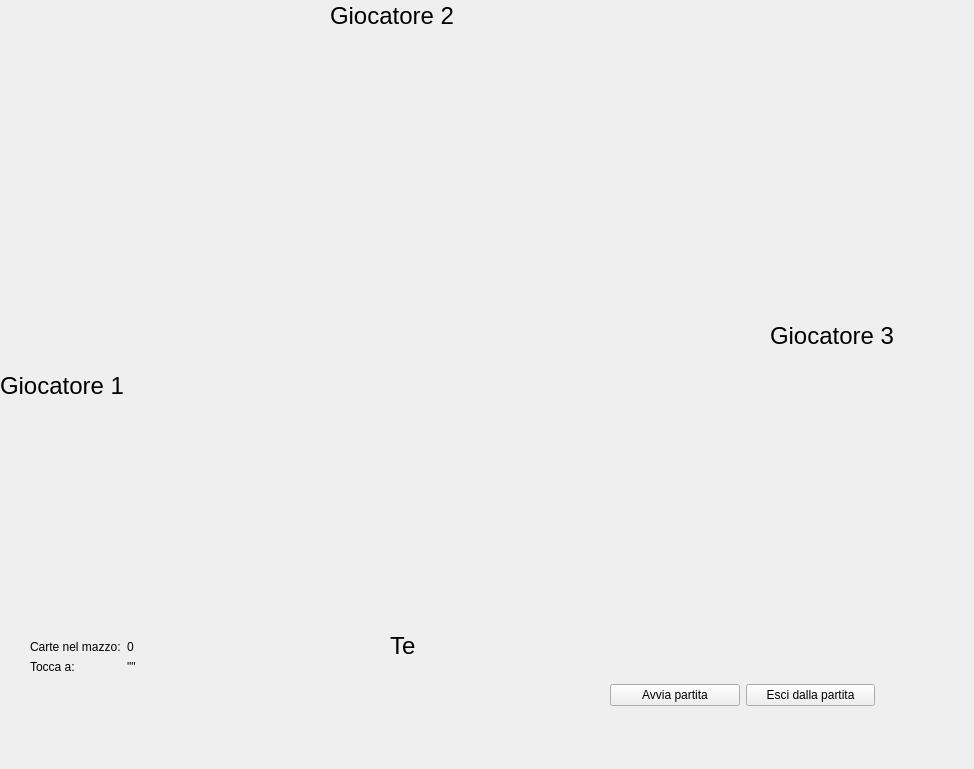
<?xml version="1.0" encoding="UTF-8"?>
<ui version="4.0">
 <class>GameWindow</class>
 <widget class="QMainWindow" name="GameWindow">
  <property name="geometry">
   <rect>
    <x>0</x>
    <y>0</y>
    <width>974</width>
    <height>769</height>
   </rect>
  </property>
  <property name="windowTitle">
   <string>Partita</string>
  </property>
  <property name="styleSheet">
   <string notr="true"/>
  </property>
  <widget class="QWidget" name="centralwidget">
   <widget class="QWidget" name="horizontalLayoutWidget">
    <property name="geometry">
     <rect>
      <x>610</x>
      <y>680</y>
      <width>265</width>
      <height>31</height>
     </rect>
    </property>
    <layout class="QHBoxLayout" name="horizontalLayout">
     <item>
      <widget class="QPushButton" name="pushButton">
       <property name="text">
        <string>Avvia partita</string>
       </property>
      </widget>
     </item>
     <item>
      <widget class="QPushButton" name="pushButton_2">
       <property name="text">
        <string>Esci dalla partita</string>
       </property>
      </widget>
     </item>
    </layout>
   </widget>
   <widget class="QWidget" name="horizontalLayoutWidget_2">
    <property name="geometry">
     <rect>
      <x>30</x>
      <y>30</y>
      <width>801</width>
      <height>601</height>
     </rect>
    </property>
    <layout class="QHBoxLayout" name="horizontalLayout_2"/>
   </widget>
   <widget class="QWidget" name="formLayoutWidget">
    <property name="geometry">
     <rect>
      <x>30</x>
      <y>640</y>
      <width>251</width>
      <height>101</height>
     </rect>
    </property>
    <layout class="QFormLayout" name="formLayout">
     <item row="0" column="0">
      <widget class="QLabel" name="label">
       <property name="text">
        <string>Carte nel mazzo:</string>
       </property>
      </widget>
     </item>
     <item row="0" column="1">
      <widget class="QLabel" name="lbldn">
       <property name="text">
        <string>0</string>
       </property>
      </widget>
     </item>
     <item row="1" column="0">
      <widget class="QLabel" name="label_2">
       <property name="text">
        <string>Tocca a:</string>
       </property>
      </widget>
     </item>
     <item row="1" column="1">
      <widget class="QLabel" name="lblturno">
       <property name="text">
        <string>&quot;&quot;</string>
       </property>
      </widget>
     </item>
    </layout>
   </widget>
   <widget class="QLabel" name="lblp">
    <property name="geometry">
     <rect>
      <x>390</x>
      <y>630</y>
      <width>251</width>
      <height>31</height>
     </rect>
    </property>
    <property name="font">
     <font>
      <pointsize>18</pointsize>
     </font>
    </property>
    <property name="text">
     <string>Te</string>
    </property>
   </widget>
   <widget class="QLabel" name="lblp_2">
    <property name="geometry">
     <rect>
      <x>0</x>
      <y>370</y>
      <width>261</width>
      <height>31</height>
     </rect>
    </property>
    <property name="font">
     <font>
      <pointsize>18</pointsize>
     </font>
    </property>
    <property name="text">
     <string>Giocatore 1</string>
    </property>
   </widget>
   <widget class="QLabel" name="lblp_3">
    <property name="geometry">
     <rect>
      <x>330</x>
      <y>0</y>
      <width>321</width>
      <height>31</height>
     </rect>
    </property>
    <property name="font">
     <font>
      <pointsize>18</pointsize>
     </font>
    </property>
    <property name="text">
     <string>Giocatore 2</string>
    </property>
   </widget>
   <widget class="QLabel" name="lblp_4">
    <property name="geometry">
     <rect>
      <x>770</x>
      <y>320</y>
      <width>211</width>
      <height>31</height>
     </rect>
    </property>
    <property name="font">
     <font>
      <pointsize>18</pointsize>
     </font>
    </property>
    <property name="text">
     <string>Giocatore 3</string>
    </property>
   </widget>
  </widget>
 </widget>
 <resources/>
 <connections/>
</ui>
